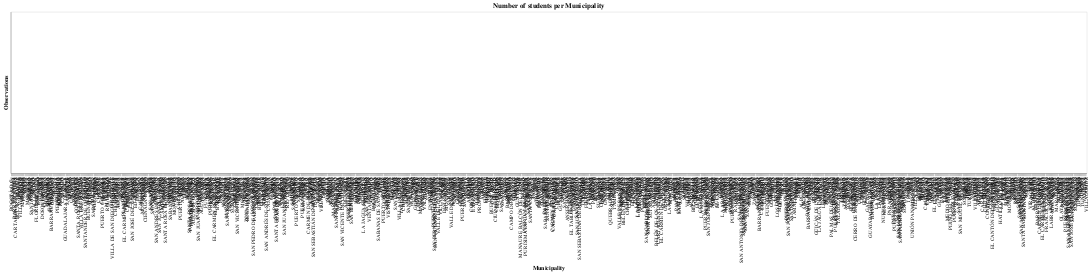

Notebook source saved alongside this figure:
### Code cell
# Municipality
source = df_eng.groupby('your_municipality_resides').count()[['your_consecutive']].reset_index().rename(columns={'your_consecutive':'obs'})

print("\nNumber of Municipalities in Colombia:", len(source), "\n")

alt.Chart(source).mark_bar(opacity=0.9).encode(
    alt.X('your_municipality_resides', sort='-y', title="Municipality"),
    alt.Y('obs', title="Observations", scale=alt.Scale(type='log')),
    alt.Color('your_municipality_resides', legend=None, sort='-y',
             scale=alt.Scale(scheme='yellowgreenblue', reverse=True)),
    tooltip=['your_municipality_resides', 'obs']
).properties(
    width=8500,
    title = "Number of students per Municipality"
)

### Figure 1 — Vega-Lite specification as saved in the notebook (floating-point values rounded to 4 significant figures; data arrays with more than 128 entries replaced by an {"elided": "..."} marker saying what was removed)
{"$schema": "https://vega.github.io/schema/vega-lite/v4.8.1.json", "config": {"view": {"continuousHeight": 300, "continuousWidth": 400}}, "data": {"name": "data-4658e5b3b83426f6df585d21b9151d0e"}, "datasets": {"data-4658e5b3b83426f6df585d21b9151d0e": {"elided": "961 records"}}, "encoding": {"color": {"field": "your_municipality_resides", "legend": null, "scale": {"reverse": true, "scheme": "yellowgreenblue"}, "sort": "-y", "type": "nominal"}, "tooltip": [{"field": "your_municipality_resides", "type": "nominal"}, {"field": "obs", "type": "quantitative"}], "x": {"field": "your_municipality_resides", "sort": "-y", "title": "Municipality", "type": "nominal"}, "y": {"field": "obs", "scale": {"type": "log"}, "title": "Observations", "type": "quantitative"}}, "mark": {"opacity": 0.9, "type": "bar"}, "title": "Number of students per Municipality", "width": 8500}
